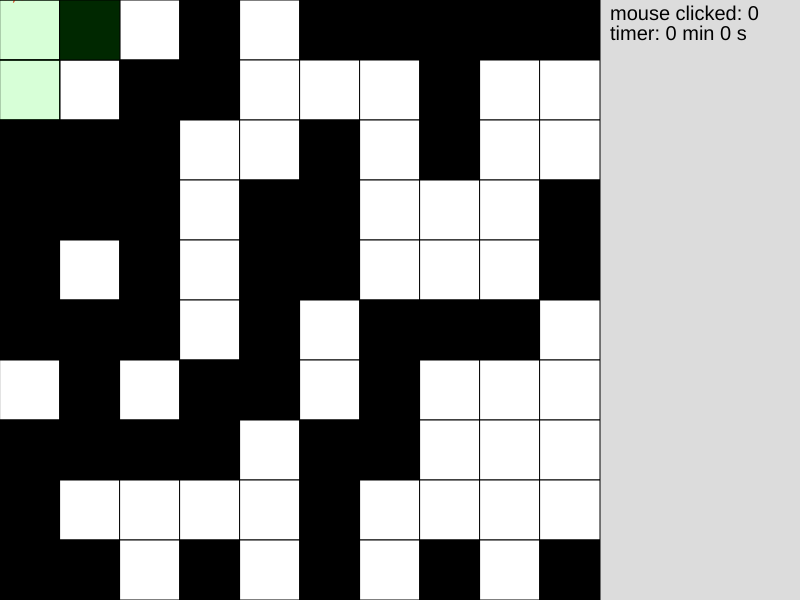
Frame 1 (no input)
Frame 60 (no input): identical to frame 1, image omitted
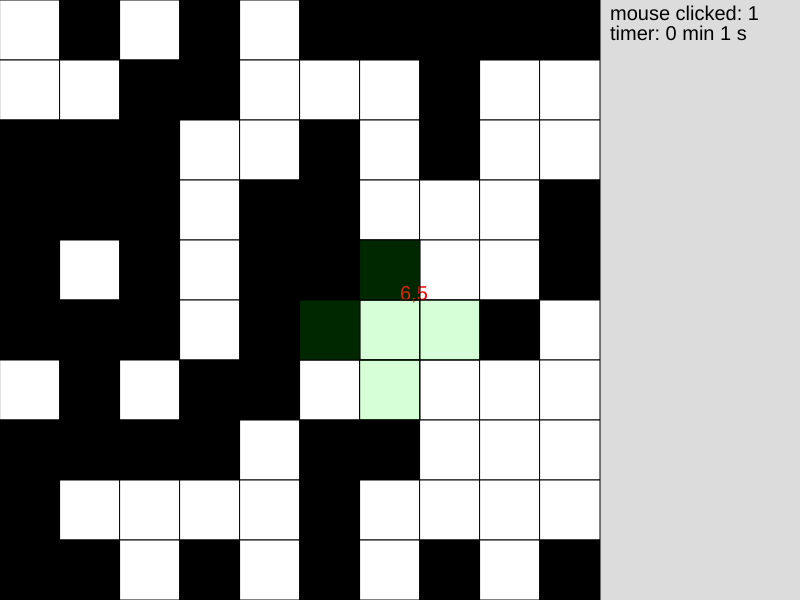
Frame 120 (the mouse pressed at the canvas centre since frame 60)

The p5.js sketch that drew these frames (run headless with seeded random() and noise() and a simulated clock; from frame 60 on, the mouse is pressed at the canvas centre):

// p5.js sketch
// ── sketch.js
// 2D array
// Adela
// 4/15
//
// 0 (black)   255 (white)
// grid is 6 x 5

let grid = [
  [ 0 ,   0 ,   0 ,  255,   0 ,  255 , 255,  0 ,   0,   255],
  [255,   0 ,  255,   0 ,  255,   0  ,  0,  255,   0,   255],
  [ 0 ,   0 ,   0 ,   0 ,   0 ,  255 , 255,  0 ,  255,  255],
  [255,  255,  255,  255,  255,   0  ,  0,  255,   0,    0 ],
  [255,   0 ,  255,  255,  255,  255 , 255, 255,  255,   0 ],
  [255,  255,   0 ,   0 ,  255,  255 ,  0,  255,   0,   255],
  [255,  255,  255,  255,   0 ,   0  , 255,  0 ,  255,  255],
  [255,   0 ,  255,  255,  255,  255 ,  0,  255,   0,    0 ],
  [ 0 ,  255,  255,   0 ,   0 ,   0  ,  0,   0 ,  255,  255],
  [ 0 ,  255,   0 ,  255,   0 ,  255 ,  0,   0 ,  255,  255] 
];

let rows = grid.length;
let cols = grid[0].length;
let tilesize = 60;
let flipMode = "CROSS";
let mouseClicked = 0;
let timerS = 0;
let timerM = 0;
let win = 0; //0 - not winning yet, 1 = win

function setup() {
  createCanvas(cols*tilesize +200, rows* tilesize);
  randomGrid()
  win = 0;
}

function draw() {
  background(220);
  renderGrid();
  textSize(20);
  fill("red");
  if (mouseX < cols*tilesize && mouseY < rows* tilesize)text(getCurrentX() + "," + getCurrentY(), mouseX, mouseY);
  checkWin();
  overlay();
  push()
  fill(0);
  text("mouse clicked: "+mouseClicked,610,20);
  pop();
  timer();

  
  
}

function flip(x, y){
  if (grid[y][x] === 0)grid[y][x] = 255;
  else grid[y][x] = 0;
}

function keyPressed(){
  if(keyCode === 32){
    if (flipMode === "CROSS") flipMode = "SQUARE";
    else flipMode = "CROSS";
  }
}

function timer(){
  //a timer
  push()
  fill(0);
  if(mouseClicked > 0  && frameCount %60 === 0 && win !== 1) {
    //record time after first click and stop when win 
    timerS++;
    if (timerS % 60 === 0) {
      timerS = 0;
      timerM ++;
    }
  }
  text("timer: "+ timerM + " min "+timerS+" s", 610, 40);
  pop();
}


function mousePressed(){
  
  
  //only do the flip if mouse is on the canvas
  if (mouseX < cols*tilesize && mouseY < rows* tilesize){
    mouseClicked++;
    let x = getCurrentX();
    let y = getCurrentY();


    if(keyIsPressed && keyCode === SHIFT){
      //CHEATERS
      flip(getCurrentX(), getCurrentY());
    }else{
      flip(getCurrentX(), getCurrentY());
      //flip the neighbours
      if(flipMode === "CROSS"){
        //cross mode
        if(x-1 >= 0) flip(x-1, y);
        if(y-1 >= 0) flip(x, y-1);
        if(x+1 <= width) flip(x+1, y);
        if(y+1 <= height) flip(x, y+1);
      }
      else{
        //square mode
        if(x-1 >= 0) flip(x-1, y);
        if(y-1 >= 0) flip(x, y-1);
        if(x-1 >= 0 && y-1 >= 0) flip(x-1, y-1);
      }
    }
  }
}

function renderGrid(){
  //interpret the data stored in 2D Array (grid)
  //draw a matrix of squares to reflect it
  for( let y = 0; y < rows; y++){ // y: 0, 1, 2, 3, 4
    for( let x = 0; x < cols; x++){ // x: 0, 1, 2, 3, 4, 5
      print(x + ", " + y);
      let fillColor = grid[y][x];
      fill(fillColor)
      square(x*tilesize, y*tilesize, tilesize);
    }
  }
}

function getCurrentX(){
  //determine the current col position of mouse
  let constrainedX = constrain(mouseX, 0, width-1);
  return floor (constrainedX / tilesize);
}

function getCurrentY(){
  //determine the current col position of mouse
  let constrainedY = constrain(mouseY, 0, height-1);
  return floor (constrainedY / tilesize);
}

function checkWin(){
  
  //check if every grid is the same color
  for( let y = 0; y < rows; y++){ 
    for( let x = 0; x < cols; x++){ 
      if (grid[y][x] !== grid[0][0]) {
        win = 0;
        return; 
      }
    }
  }
  push();
  textSize(30);
  textAlign ( CENTER , CENTER );
  text("YOU WIN!!!", cols * tilesize/2, rows * tilesize/2);
  pop();
  win = 1;
}

function randomGrid(){
  //randomnize the grid
  let randomColor = [0, 255];
  for( let y = 0; y < rows; y++){ 
    for( let x = 0; x < cols; x++){
      grid[y][x] = random(randomColor);
    }
  }
}

function overlay(){
  // indicate which sqares will be impacted on a click
  if (mouseX < cols*tilesize && mouseY < rows* tilesize){
    fill(0,255,0,40);// only show the color when mouse is in the canvas
    
    let x = getCurrentX();
    let y = getCurrentY();
    
    if(keyIsPressed && keyCode === SHIFT){// CHEATER
      square(x * tilesize, y * tilesize, tilesize);
    }else{
      square(x * tilesize, y * tilesize, tilesize);
      if(flipMode === "CROSS"){//cross mode
        if(x-1 >= 0) square((x-1)* tilesize, y* tilesize, tilesize);
        if(y-1 >= 0) square(x * tilesize, (y-1)* tilesize, tilesize);
        if(x <9) square((x+1)* tilesize, y* tilesize, tilesize);
        if(y < rows* tilesize) square(x * tilesize, (y+1)* tilesize, tilesize);
      }
      else{ //SQUARE
        if(x-1 >= 0) square((x-1)* tilesize, y* tilesize, tilesize);
        if(y-1 >= 0) square(x * tilesize, (y-1)* tilesize, tilesize);
        if(x-1 >= 0 && y-1 >= 0) square((x-1) * tilesize, (y-1)* tilesize, tilesize);
      } 
    }
  }
}
